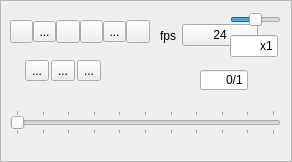
<?xml version="1.0" encoding="UTF-8"?>
<ui version="4.0">
 <class>AnimatorWidget</class>
 <widget class="QFrame" name="AnimatorWidget">
  <property name="geometry">
   <rect>
    <x>0</x>
    <y>0</y>
    <width>292</width>
    <height>162</height>
   </rect>
  </property>
  <property name="windowTitle">
   <string>Frame</string>
  </property>
  <property name="frameShape">
   <enum>QFrame::StyledPanel</enum>
  </property>
  <property name="frameShadow">
   <enum>QFrame::Raised</enum>
  </property>
  <widget class="QWidget" name="layoutWidget">
   <property name="geometry">
    <rect>
     <x>10</x>
     <y>20</y>
     <width>140</width>
     <height>24</height>
    </rect>
   </property>
   <layout class="QHBoxLayout" name="horizontalLayout_2">
    <property name="spacing">
     <number>0</number>
    </property>
    <item>
     <spacer name="horizontalSpacer_3">
      <property name="orientation">
       <enum>Qt::Horizontal</enum>
      </property>
      <property name="sizeHint" stdset="0">
       <size>
        <width>40</width>
        <height>20</height>
       </size>
      </property>
     </spacer>
    </item>
    <item>
     <widget class="QToolButton" name="toolButtonFirstFrame">
      <property name="toolTip">
       <string>First Frame</string>
      </property>
      <property name="text">
       <string/>
      </property>
      <property name="icon">
       <iconset resource="../icons.qrc">
        <normaloff>:/icons/cc_white/png/rewind_previous_icon&amp;16.png</normaloff>:/icons/cc_white/png/rewind_previous_icon&amp;16.png</iconset>
      </property>
     </widget>
    </item>
    <item>
     <widget class="QToolButton" name="toolButtonPrevFrame">
      <property name="toolTip">
       <string>Go Back One Frame</string>
      </property>
      <property name="text">
       <string>...</string>
      </property>
      <property name="icon">
       <iconset resource="../icons.qrc">
        <normaloff>:/icon/icons/arrow-left.png</normaloff>:/icon/icons/arrow-left.png</iconset>
      </property>
     </widget>
    </item>
    <item>
     <widget class="QToolButton" name="toolButtonPlay">
      <property name="toolTip">
       <string>Play</string>
      </property>
      <property name="text">
       <string/>
      </property>
      <property name="icon">
       <iconset resource="../icons.qrc">
        <normaloff>:/icons/cc_white/png/playback_play_icon&amp;16.png</normaloff>:/icons/cc_white/png/playback_play_icon&amp;16.png</iconset>
      </property>
      <property name="checkable">
       <bool>true</bool>
      </property>
     </widget>
    </item>
    <item>
     <widget class="QToolButton" name="toolButtonStop">
      <property name="toolTip">
       <string>Stop</string>
      </property>
      <property name="text">
       <string/>
      </property>
      <property name="icon">
       <iconset resource="../icons.qrc">
        <normaloff>:/icons/cc_white/png/playback_stop_icon&amp;16.png</normaloff>:/icons/cc_white/png/playback_stop_icon&amp;16.png</iconset>
      </property>
     </widget>
    </item>
    <item>
     <widget class="QToolButton" name="toolButtonNextFrame">
      <property name="toolTip">
       <string>Go Forward One Frame</string>
      </property>
      <property name="text">
       <string>...</string>
      </property>
      <property name="icon">
       <iconset resource="../icons.qrc">
        <normaloff>:/icon/icons/arrow-right.png</normaloff>:/icon/icons/arrow-right.png</iconset>
      </property>
     </widget>
    </item>
    <item>
     <widget class="QToolButton" name="toolButtonLastFrame">
      <property name="toolTip">
       <string>Last Frame</string>
      </property>
      <property name="text">
       <string/>
      </property>
      <property name="icon">
       <iconset resource="../icons.qrc">
        <normaloff>:/icons/cc_white/png/playback_next_icon&amp;16.png</normaloff>:/icons/cc_white/png/playback_next_icon&amp;16.png</iconset>
      </property>
     </widget>
    </item>
   </layout>
  </widget>
  <widget class="QWidget" name="layoutWidget">
   <property name="geometry">
    <rect>
     <x>160</x>
     <y>20</y>
     <width>98</width>
     <height>31</height>
    </rect>
   </property>
   <layout class="QHBoxLayout" name="horizontalLayout_9">
    <property name="bottomMargin">
     <number>0</number>
    </property>
    <item>
     <widget class="QLabel" name="label_5">
      <property name="text">
       <string>fps</string>
      </property>
     </widget>
    </item>
    <item>
     <widget class="QPushButton" name="pushButtonModeFPS">
      <property name="text">
       <string>24</string>
      </property>
     </widget>
    </item>
   </layout>
  </widget>
  <widget class="QWidget" name="layoutWidget">
   <property name="geometry">
    <rect>
     <x>10</x>
     <y>100</y>
     <width>271</width>
     <height>51</height>
    </rect>
   </property>
   <layout class="QHBoxLayout" name="horizontalLayout_5">
    <property name="bottomMargin">
     <number>6</number>
    </property>
    <item>
     <widget class="QSlider" name="hSliderTimeLine">
      <property name="accessibleName">
       <string>hSliderTimeLine</string>
      </property>
      <property name="maximum">
       <number>10</number>
      </property>
      <property name="pageStep">
       <number>1</number>
      </property>
      <property name="orientation">
       <enum>Qt::Horizontal</enum>
      </property>
      <property name="invertedAppearance">
       <bool>false</bool>
      </property>
      <property name="invertedControls">
       <bool>false</bool>
      </property>
      <property name="tickPosition">
       <enum>QSlider::TicksBothSides</enum>
      </property>
      <property name="tickInterval">
       <number>1</number>
      </property>
     </widget>
    </item>
   </layout>
  </widget>
  <widget class="QWidget" name="layoutWidget">
   <property name="geometry">
    <rect>
     <x>230</x>
     <y>10</y>
     <width>51</width>
     <height>51</height>
    </rect>
   </property>
   <layout class="QVBoxLayout" name="verticalLayout">
    <property name="bottomMargin">
     <number>0</number>
    </property>
    <item>
     <widget class="QSlider" name="hSliderPlaybackSpeedMultiplier">
      <property name="maximum">
       <number>6</number>
      </property>
      <property name="pageStep">
       <number>1</number>
      </property>
      <property name="value">
       <number>3</number>
      </property>
      <property name="orientation">
       <enum>Qt::Horizontal</enum>
      </property>
     </widget>
    </item>
    <item>
     <widget class="QLineEdit" name="lineEditPlaybackSpeedMultiplier">
      <property name="maximumSize">
       <size>
        <width>48</width>
        <height>16777215</height>
       </size>
      </property>
      <property name="text">
       <string>x1</string>
      </property>
      <property name="maxLength">
       <number>4</number>
      </property>
      <property name="alignment">
       <set>Qt::AlignRight|Qt::AlignTrailing|Qt::AlignVCenter</set>
      </property>
      <property name="readOnly">
       <bool>true</bool>
      </property>
     </widget>
    </item>
   </layout>
  </widget>
  <widget class="QWidget" name="layoutWidget">
   <property name="geometry">
    <rect>
     <x>10</x>
     <y>50</y>
     <width>91</width>
     <height>41</height>
    </rect>
   </property>
   <layout class="QHBoxLayout" name="horizontalLayout_3">
    <property name="spacing">
     <number>2</number>
    </property>
    <property name="bottomMargin">
     <number>0</number>
    </property>
    <item>
     <spacer name="horizontalSpacer_9">
      <property name="orientation">
       <enum>Qt::Horizontal</enum>
      </property>
      <property name="sizeHint" stdset="0">
       <size>
        <width>40</width>
        <height>20</height>
       </size>
      </property>
     </spacer>
    </item>
    <item>
     <widget class="QToolButton" name="toolButtonAddFrame">
      <property name="toolTip">
       <string>Add Frame</string>
      </property>
      <property name="text">
       <string>...</string>
      </property>
      <property name="icon">
       <iconset resource="../icons.qrc">
        <normaloff>:/icons/cc_white/png/doc_plus_icon&amp;16.png</normaloff>:/icons/cc_white/png/doc_plus_icon&amp;16.png</iconset>
      </property>
     </widget>
    </item>
    <item>
     <widget class="QToolButton" name="toolButtonCopyFrame">
      <property name="toolTip">
       <string>Copy Frame</string>
      </property>
      <property name="text">
       <string>...</string>
      </property>
      <property name="icon">
       <iconset resource="../icons.qrc">
        <normaloff>:/icons/cc_white/png/clipboard_copy_icon&amp;16.png</normaloff>:/icons/cc_white/png/clipboard_copy_icon&amp;16.png</iconset>
      </property>
     </widget>
    </item>
    <item>
     <widget class="QToolButton" name="toolButtonDeleteFrame">
      <property name="toolTip">
       <string>Delete Frame</string>
      </property>
      <property name="text">
       <string>...</string>
      </property>
      <property name="icon">
       <iconset resource="../icons.qrc">
        <normaloff>:/icons/cc_white/png/trash_icon&amp;16.png</normaloff>:/icons/cc_white/png/trash_icon&amp;16.png</iconset>
      </property>
     </widget>
    </item>
   </layout>
  </widget>
  <widget class="QLineEdit" name="lineEditFrameNumber">
   <property name="enabled">
    <bool>true</bool>
   </property>
   <property name="geometry">
    <rect>
     <x>200</x>
     <y>70</y>
     <width>48</width>
     <height>20</height>
    </rect>
   </property>
   <property name="maximumSize">
    <size>
     <width>48</width>
     <height>16777215</height>
    </size>
   </property>
   <property name="layoutDirection">
    <enum>Qt::LeftToRight</enum>
   </property>
   <property name="text">
    <string>0/1</string>
   </property>
   <property name="maxLength">
    <number>5</number>
   </property>
   <property name="alignment">
    <set>Qt::AlignRight|Qt::AlignTrailing|Qt::AlignVCenter</set>
   </property>
   <property name="readOnly">
    <bool>true</bool>
   </property>
  </widget>
 </widget>
 <resources>
  <include location="../icons.qrc"/>
 </resources>
 <connections/>
</ui>
